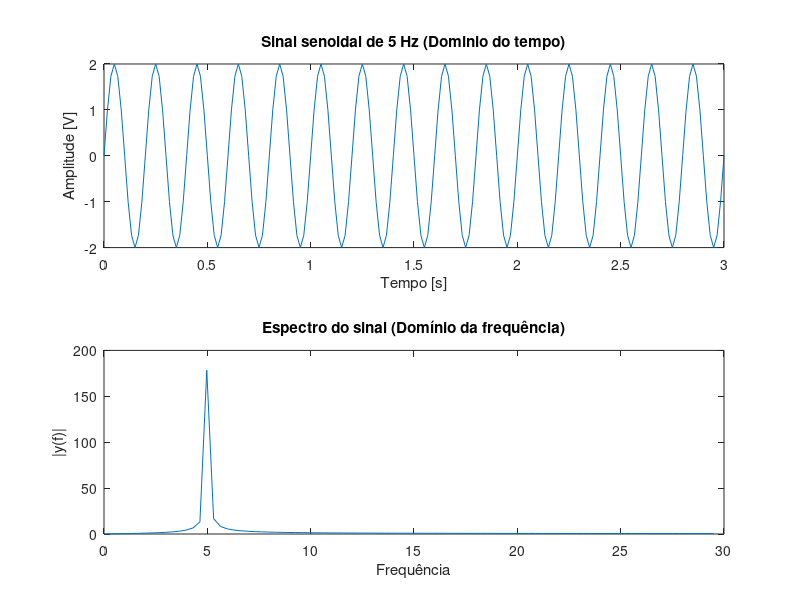

Here is the MATLAB script that generated this plot:
% FFT – Transformada de Fourier Rápida
% Gerar um sinal senoidal, com frequência de 5 Hz, amplitude de 2 V por 3 segundos.
% Considere uma amostragem a uma taxa de 60 Hz. Calcule a transformada de Fourier
% desse sinal e esboce o seu gráfico.

close all
clear
clc;
fs=60;
t=0:1/fs:3;
N=length(t); %comprimento do vetor t
f=5;
sinal=2*sin(2*pi*f*t); %Gerando o sinal de 5 Hz no domímino do tempo
subplot(2,1,1); plot (t, sinal);
title('Sinal senoidal de 5 Hz (Dominio do tempo)');
xlabel('Tempo [s]');
ylabel ('Amplitude [V]');
y=fft(sinal);
y=y(1:floor(length(y)/2));
freq=(0:N-1)*fs/N;
freq=freq(1:floor(length(freq)/2));
subplot(2,1,2)
plot(freq, abs(y))
title('Espectro do sinal (Domínio da frequência)')
ylabel('|y(f)|')
xlabel('Frequência')
